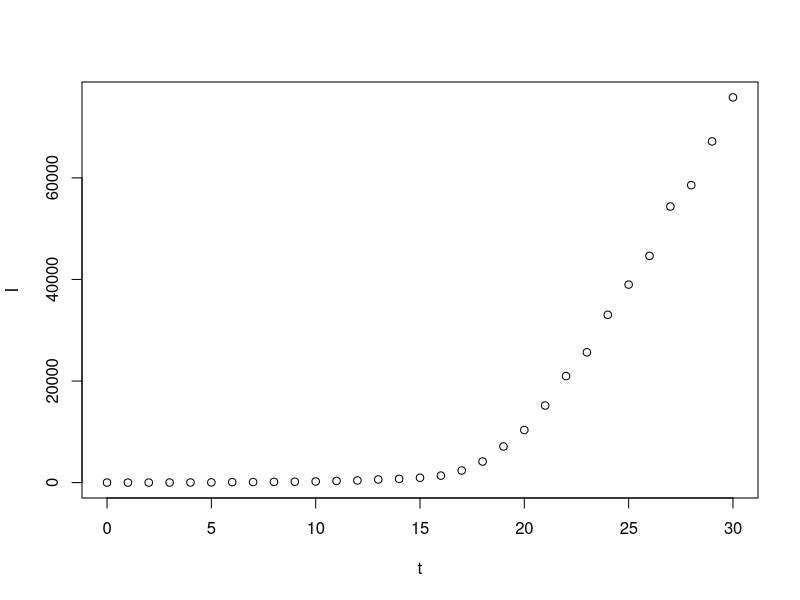
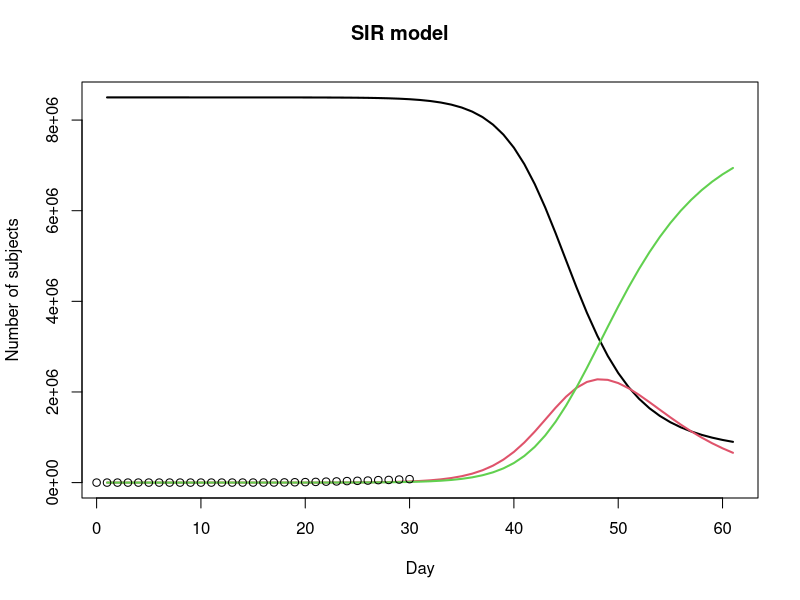

The R source for these figures, in order:
## ---- chunk 1
SIR <- function(time, state, parameters) {

par = as.list(c(state, parameters))

with(par, {

dS = -beta * S * I

dI = beta* S * I - gamma * I

dR = gamma * I

list(c(dS, dI, dR))

})

}
## ---- chunk 2
I = c(1,1,2,12,21,43,90,106,142,173,217,326,421,610,732,950,1374,2382,4152,7102,

10356,15178,20975,25655,33036,38987,44635,54363,58568,67174,75842)

t = 0:30

plot(t,I)


## ---- chunk 3
N = 8500000

init= c(S = N-I[1], I = I[1], R = 0)
beta=0.55/N
gamma=0.2
a=c(beta,gamma)
para=setNames(a, c("beta", "gamma"))
para
## ---- chunk 4
library(deSolve)
library(scatterplot3d)
T= 1:61

fit= data.frame(ode(y = init, times =T, func = SIR, parms =para))
## ---- chunk 5
col= 1:3

matplot(fit$time, fit[ , 2:4], type = "l", xlab = "Day", ylab = "Number of subjects", lwd = 2, lty = 1, col = col)

points(t, I)

title("SIR model", outer = TRUE, line = -2)
